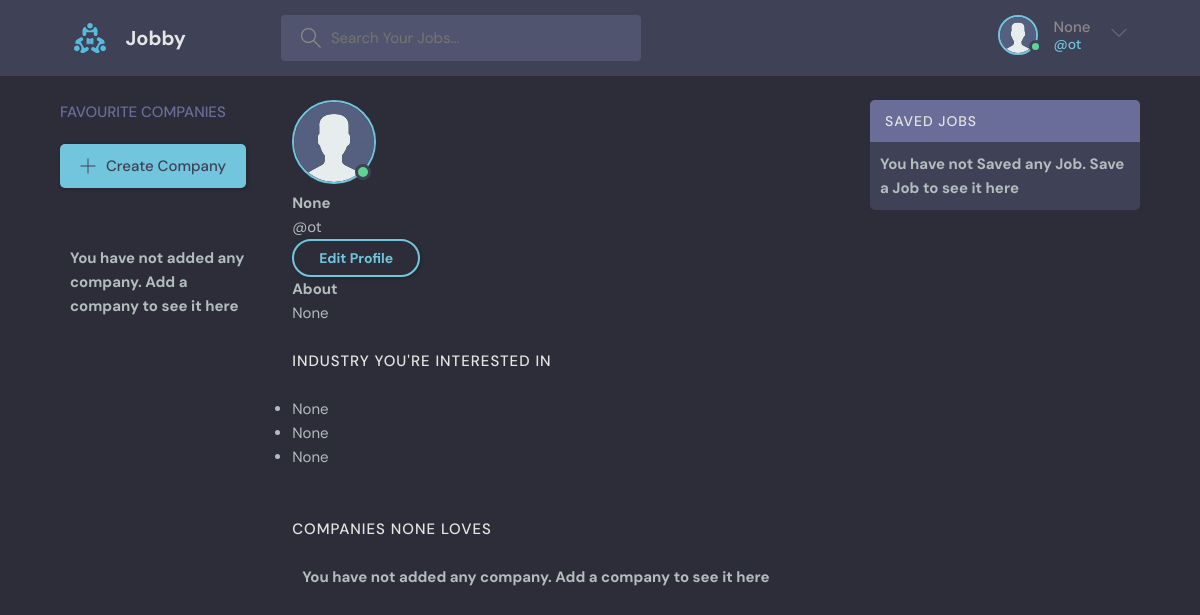
/profile/ (signed in), run on an earlier commit of the app's database.
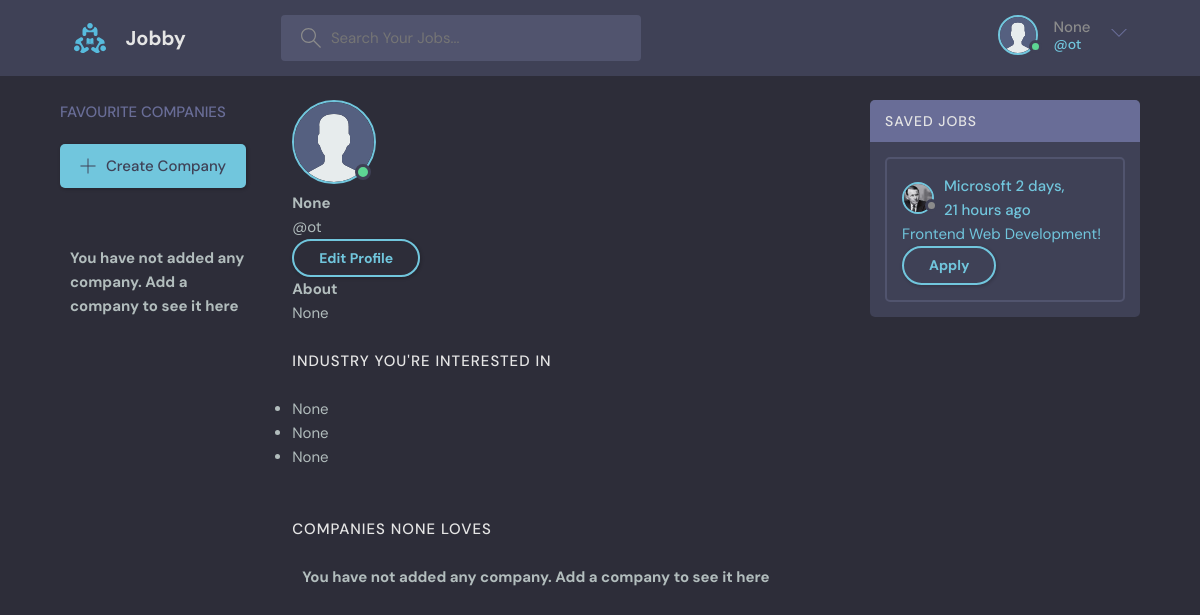
And on a later commit of the database.
### myjob/models.py (models this page shows, shortened)
class User(AbstractUser):
    name = models.CharField(max_length = 200, null=True, blank=True)
    email = models.EmailField(unique=True, null=True)
    username = models.CharField(max_length = 200, unique=True, null=True)
    bio = models.TextField(null=True, blank=True)
    interest_one = models.CharField(max_length=200, null=True, blank=True)
    interest_two = models.CharField(max_length=200, null=True, blank=True)
    interest_three = models.CharField(max_length=200, null=True, blank=True)
    avatar = models.ImageField(null=True, default="avatar.svg", blank=True)
    USERNAME_FIELD = 'email'
    REQUIRED_FIELDS = []

class Job(models.Model):
    client = models.ForeignKey(User, on_delete=models.CASCADE)
    industry = models.CharField(max_length=200, null=True)
    company = models.ForeignKey(Company, on_delete=models.CASCADE)
    name = models.CharField(max_length=200)
    description = models.TextField(null=True, blank=True)
    information = models.TextField()
    location = models.CharField(max_length=200)
    link = models.URLField(max_length=200, null=True)
    saved = models.BooleanField(default=False)
    updated = models.DateTimeField(auto_now=True)
    created = models.DateTimeField(auto_now_add=True)
    deleted = models.BooleanField(default=False)
    class Meta:
        ordering = ['-updated', '-created']

class Company(models.Model):
    user = models.ForeignKey(User, on_delete=models.CASCADE, null=True)
    name = models.CharField(max_length=200)
    website = models.URLField(max_length=200)
    logo = models.ImageField(null=True, default="avatar.svg", blank=True)
    updated = models.DateTimeField(auto_now=True)
    created = models.DateTimeField(auto_now_add=True)
    class Meta:
        ordering = ['-updated', '-created']

### myjob/views.py (the view)
# urls.py: path('profile/', views.userProfile, name='user-profile'),
@login_required(login_url='login')
def userProfile(request):
    page = 'profile'
    user = User.objects.get(id=request.user.id)
    jobs = Job.objects.filter(client=user)
    saves = Job.objects.filter(saved=True, client=user)
    companies = Company.objects.filter(user=user)
    context = {'saves':saves, 'user':user, 'jobs': jobs, 'companies': companies, 'page': page}
    return render(request, 'myjob/profile.html', context)

### myjob/templates/myjob/profile.html
{% extends 'main.html' %}
{% block content %}
  <main class="profile-page layout layout--3">
    <div class="container">
      {% include 'myjob/companies_component.html' %}
      <div class="roomList">
        <div class="profile">
          <div class="profile__avatar">
            <div class="avatar avatar--large active">
              <img src="{{user.avatar.url}}" />
            </div>
          </div>
          <div class="profile__info">
            <h3>{{user.name}}</h3>
            <p>@{{user.username}}</p>
            {% if request.user == user  %}
            <a href="{% url 'update-user' %}" class="btn btn--main btn--pill">Edit Profile</a>
            {% endif %}
          </div>
          <div class="profile__about">
            <h3>About</h3>
            <p>
              {{user.bio}}
            </p>
          </div>
        </div>
        <br>
        <div class="roomList__header">
          <div>
            <h2>Industry You're Interested In</a></h2>
          </div>
        </div>
        <div class="roomListRoom__actions">
          <ul class=" industry_list">
            <li id="one">{{user.interest_one}}</li>
            <li id="one">{{user.interest_two}}</li>
            <li id="one">{{user.interest_three}}</li>
          </ul>
        </div>
        <br>
        <br>
        <div class="roomList__header">
          <div>
            <h2>Companies {{user.name}} Loves</a>
            </h2>
          </div>
        </div>
        {% include 'myjob/company_feed.html' %}
      </div>
      {% include 'myjob/saved_component.html' %}
    </div>
  </main>
{% endblock content %}

### templates/main.html (shortened to what this page needs)
<!DOCTYPE html>
{% load static %}
<html lang="en">
  <head>
    <link rel="stylesheet" href="{% static 'styles/style.css' %}" />
  </head>
  <body>
    {% include 'navbar.html' %}
    {% block content%}
    {%endblock%}
    <br>
    <br>
    <br>
    <br>
  </body>
</html>

### templates/navbar.html (shortened to what this page needs)
{% load static %}
<header class="header header--loggedIn">
    <div class="container">
      <a href="{% url 'home' %}" class="header__logo">
        <img src="{% static 'images/logo.svg' %}" />
        <h1>Jobby</h1>
      </a>
      <form class="header__search" method="GET" action="{% url 'home' %}">
        <label>
          <input name="q" placeholder="Search Your Jobs..." />
        </label>
      </form>
      <nav class="header__menu">
        {% if request.user.is_authenticated %}
        <div class="header__user">
            <a href="{% url 'user-profile' %}">
                <div class="avatar avatar--medium active">
                <img src="{{request.user.avatar.url}}" />
                </div>
                <p>{{request.user.name}} <span>@{{request.user.username}}</span></p>
            </a>
          <button class="dropdown-button">
            <svg version="1.1" xmlns="http://www.w3.org/2000/svg" width="32" height="32" viewBox="0 0 32 32">
              <title>chevron-down</title>
              <path d="M16 21l-13-13h-3l16 16 16-16h-3l-13 13z"></path>
            </svg>
          </button>
        </div>
        {% else %}
        <a href="{% url 'login' %}">
          <img src="{% static 'images/avatar.svg' %}" />
          <p>Login</p>
        </a>
        {% endif %}
      </nav>
    </div>
</header>

### myjob/templates/myjob/companies_component.html
<div class="topics">
    <div class="topics__header">
    <h2>Favourite Companies</h2>
    </div>
    <a class="btn btn--main" href="{% url 'create-company' %}">
        <svg version="1.1" xmlns="http://www.w3.org/2000/svg" width="32" height="32" viewBox="0 0 32 32">
        <title>add</title>
        <path
            d="M16.943 0.943h-1.885v14.115h-14.115v1.885h14.115v14.115h1.885v-14.115h14.115v-1.885h-14.115v-14.115z"
        ></path>
        </svg>
        Create Company
    </a>
    <br>
    <br>
    <br>
    {% if companies.count != 0 %}
        <ul class="topics__list">
            <li>
                <a href="{% url 'home' %}" class="active">All <span>{{jobs.count}}</span></a>
            </li>
            {% for company in companies %}
                <li>
                    <a href="{% url 'home' %}?q={{company.name}}" class="active">{{company.name}}<span>{{company.job_set.all.count}}</span></a>
                </li>
            {% endfor %}
        </ul>
        <a class="btn btn--link" href="{% url 'companies' %}">
        More
        <svg version="1.1" xmlns="http://www.w3.org/2000/svg" width="32" height="32" viewBox="0 0 32 32">
            <title>chevron-down</title>
            <path d="M16 21l-13-13h-3l16 16 16-16h-3l-13 13z"></path>
        </svg>
        </a>
    {% else %}
        <h3 style="margin:10px ;">You have not added any company. Add a company to see it here</h3>
    {% endif %}
</div>

### myjob/templates/myjob/company_feed.html
{% if companies.count != 0 %}
    {% for company in companies %}
    <div class="roomListRoom">
        <div class="roomListRoom__header">
            <a href="{% url 'home' %}?q={{company.name}}" class="roomListRoom__author">
            <div class="avatar avatar--small">
                {% if page == 'profile' %}
                    <img src="{{company.logo.url}}" />
                {% else %}
                    <img src="{{job.company.logo.url}}" />
                {% endif %}
            </div>
            <span class="roomListRoom__content">{{company.name}}</span>
            </a>
            <div class="roomListRoom__actions">
            <span>Updated: {{company.updated|timesince}} ago</span>
            </div>
        </div>
        <div class="roomListRoom__meta">
            <a href="{% url 'home' %}?q={{company.name}}" class="active">
                <span>{{company.job_set.all.count}}</span> Jobs Available
            </a>
            {% if request.user == user  %}
                <a href="{% url 'update-company' company.id %}" class="btn btn--main btn--pill">Edit Company</a>
            {% endif %}
        </div>
    </div>
    {% endfor %}
{% else %}
    <h3 style="margin:10px;">You have not added any company. Add a company to see it here</h3>
{% endif %}

### myjob/templates/myjob/saved_component.html (shortened to what this page needs)
<div class="activities">
    <div class="activities__header">
    <h2>Saved Jobs</h2>
    </div>
    {% if saves.count != 0 %}
        {% for save in saves %}
        <div class="activities__box">
            <div class="activities__boxHeader roomListRoom__header">
                <a href="{% url 'home' %}?q={{job.company.name}}" class="roomListRoom__author">
                <div class="avatar avatar--small">
                    <img src="{{save.company.logo.url}}" />
                </div>
                <p>
                    {{save.company.name}}
                    <span>{{save.updated|timesince}} ago</span>
                </p>
                </a>
            </div>
            <div class="activities__boxContent">
                <a href="{% url 'job' save.id %}">{{save.name}}!</a>
                <a href="{{save.link}}" class="btn btn--main btn--pill">Apply</a>
            </div>
        </div>
        {% endfor %}
    {% else %}
        <div class="activities__header">
            <h3 style="margin:10px ;">You have not Saved any Job. Save a Job to see it here</h3>
        </div>
    {% endif %}
</div>

What changed in the data, as far as the page shows it:
now on this page (row edited): Job: company.logo (picture), company.name "Microsoft", updated "2 days, 21 hours", name "Frontend Web Development"
Also different on the page:
text no longer shown: "You have not Saved any Job. Save a Job to see it here"
